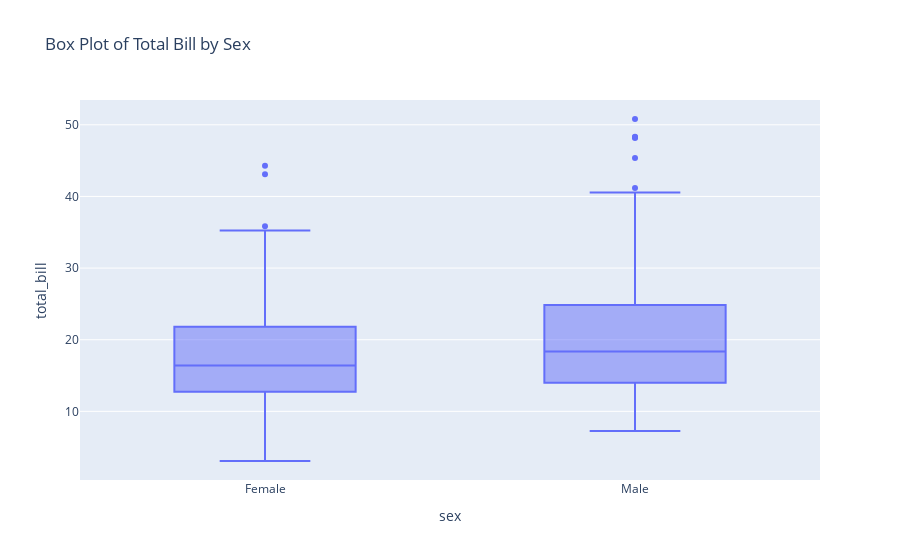

Notebook source saved alongside this figure:
### Code cell
import plotly.express as px
df = px.data.tips()

# Plot box plot using Plotly Express
fig = px.box(df, x='sex', y='total_bill', title='Box Plot of Total Bill by Sex')
fig.show()

### Figure 1 — Plotly figure (JSON) as saved in the notebook; plotly's stock layout.template omitted (floating-point values rounded to 4 significant figures; data arrays with more than 128 entries replaced by an {"elided": "..."} marker saying what was removed)
{"data": [{"alignmentgroup": "True", "hovertemplate": "sex=%{x}<br>total_bill=%{y}<extra></extra>", "legendgroup": "", "marker": {"color": "#636efa"}, "name": "", "notched": false, "offsetgroup": "", "orientation": "v", "showlegend": false, "type": "box", "x": {"elided": "244 str values"}, "x0": " ", "xaxis": "x", "y": {"elided": "244 float values"}, "y0": " ", "yaxis": "y"}], "layout": {"autosize": true, "boxmode": "group", "legend": {"tracegroupgap": 0}, "title": {"text": "Box Plot of Total Bill by Sex"}, "xaxis": {"anchor": "y", "autorange": true, "domain": [0, 1], "range": [-0.5, 1.5], "title": {"text": "sex"}, "type": "category"}, "yaxis": {"anchor": "x", "autorange": true, "domain": [0, 1], "range": [0.4178, 53.46], "title": {"text": "total_bill"}, "type": "linear"}}}
